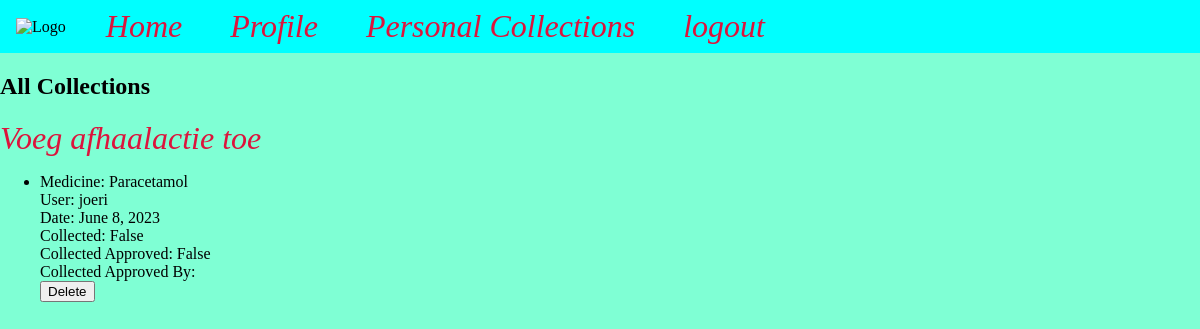
The page /collections (signed in) on the database its author committed.
### base/models.py (models this page shows, shortened)
class Collection(models.Model):
    medicine = models.ForeignKey(
        Medicine, on_delete=models.CASCADE, null=False)
    user = models.ForeignKey(User, on_delete=models.CASCADE)
    date = models.DateField(blank=False,)
    collected = models.BooleanField(default=False)
    collected_approved = models.BooleanField(default=False)
    collected_approved_by = models.ForeignKey(User, on_delete=models.CASCADE,
                                    related_name='approved_by', null=True, blank=True)

class Medicine(models.Model):
    name = models.CharField(max_length=50)
    manufacture = models.CharField(max_length=50)
    cures = models.CharField(max_length=50)
    side_effects = models.CharField(max_length=50)

### base/views.py (the view)
# urls.py: path('collections', views.collections, name='collections'),
def collections(request):
    collections_list = Collection.objects.all()
    context = {
        'collections': collections_list
    }
    return render(request, 'base/collections.html', context)

### base/templates/base/collections.html (shortened to what this page needs)
{% extends 'base/base.html' %}
{% load static %}
{% block content %}
    <h2>All Collections</h2>
    <a href="{% url 'add_collection' %}">Voeg afhaalactie toe</a>
    <ul>
        {% for collection in collections %}
            <li>
                Medicine: {{ collection.medicine.name }} <br>
                User: {{ collection.user.username }} <br>
                Date: {{ collection.date }} <br>
                Collected: {{ collection.collected }} <br>
                Collected Approved: {{ collection.collected_approved }} <br>
                Collected Approved By: {{ collection.collected_approved_by.username }} <br>
                <form method="post" action="{% url 'delete_collection' collection.id %}">
                    <button type="submit">Delete</button>
                </form>
            </li>
        {% empty %}
            There are no collection actions
        {% endfor %}
    </ul>
{% endblock %}

### base/static/base/css/styles.css (style rules this page uses)
body { background-color: aquamarine; }

### base/static/base/css/menu.css (style rules this page uses)
body { margin: 0; }
a { color: crimson; font-style: italic; text-decoration: none; font-size: 2rem; }

### rows shown on the page
Collection: medicine.name "Paracetamol", user.username "joeri", date "June 8, 2023", collected "False", collected_approved "False"
